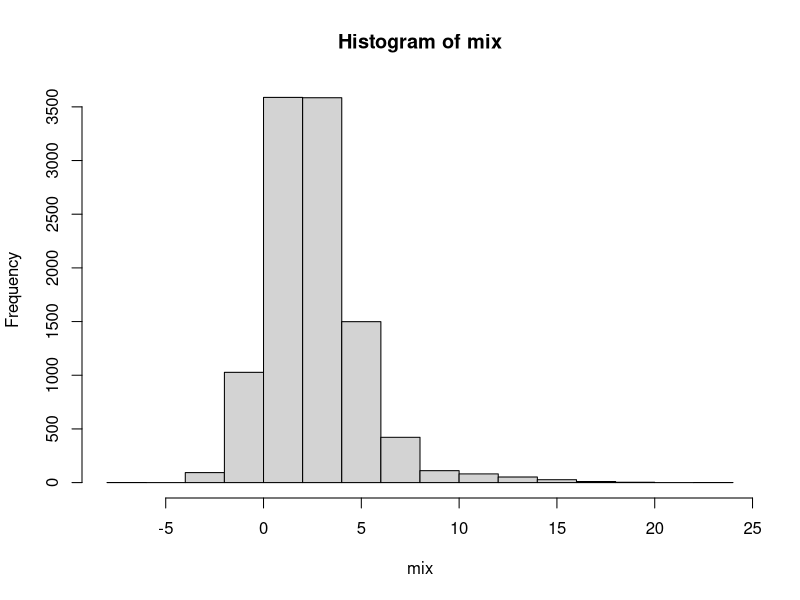
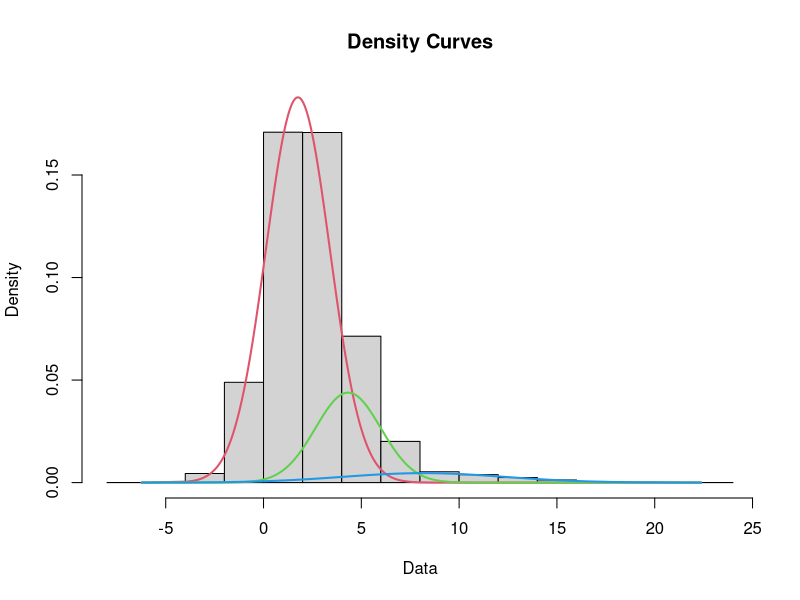

Recreate these plots in R, in order. (Note: this script raises an error after producing the figures.)
# http://www.r-bloggers.com/visually-weighted-regression-in-r-a-la-solomon-hsiang/
# http://rstudio-pubs-static.s3.amazonaws.com/1001_3177e85f5e4840be840c84452780db52.html# mixtools
library(mixtools)    # install.packages("mixtools")

# http://stackoverflow.com/questions/25313578/any-suggestions-for-how-i-can-plot-mixem-type-data-using-ggplot2
proportions <- c(5000, 5000, 500)
means <- c(1.5, 3, 8)
sds <- c(1.5, 2, 4)

a <- data.frame(matrix(rnorm(1000000, mean=means[1], sd=sds[1])))
b <- data.frame(matrix(rnorm(1000000, mean=means[2], sd=sds[2])))
c <- data.frame(matrix(rnorm(1000000, mean=means[3], sd=sds[3])))

# build up mix sample
mix <- c(a[sample(nrow(a), proportions[1]), ], b[sample(nrow(b), proportions[2]), ], c[sample(nrow(c), proportions[3]), ])
hist(mix)



#line below returns EM output of type mixEM[] for mixture of normal distributions
mixModel <- normalmixEM(mix, lambda=NULL, mu=NULL, sigma=NULL, k=3)   # k=3 as we expect three populations are sampled
plot(mixModel, which = 2)
summary(mixModel)

# compare actual proportions with 'mixmode' model prediction
# round((proportions / sum(proportions)) * 100, 0)
# round(mixModel$lambda * 100, 0)
# 
# # compare actual means with 'mixmode' model prediction
# means
# round(mixModel$mu, 2)
# 
# # compare actual stDevs with 'mixmode' model prediction
# sds
# round(mixModel$sigma, 2)

# make dataframe of comparisons
comparisonTable <- data.frame(round((proportions / sum(proportions)) * 100, 0), means, sds, round(mixModel$lambda * 100, 0), round(mixModel$mu, 2), round(mixModel$sigma, 2), row.names = c("Sample1", "Sample2", "Sample3")) 
names(comparisonTable) <- c("percent", "mean", "sd", "mix.percent", "mix.mean", "mix.sd")
comparisonTable


# http://dsp.stackexchange.com/questions/26358/how-to-detect-whether-a-signal-is-unimodal-or-bimodal
library(diptest)   # install.packages("diptest")
dip.test(mixMode)
